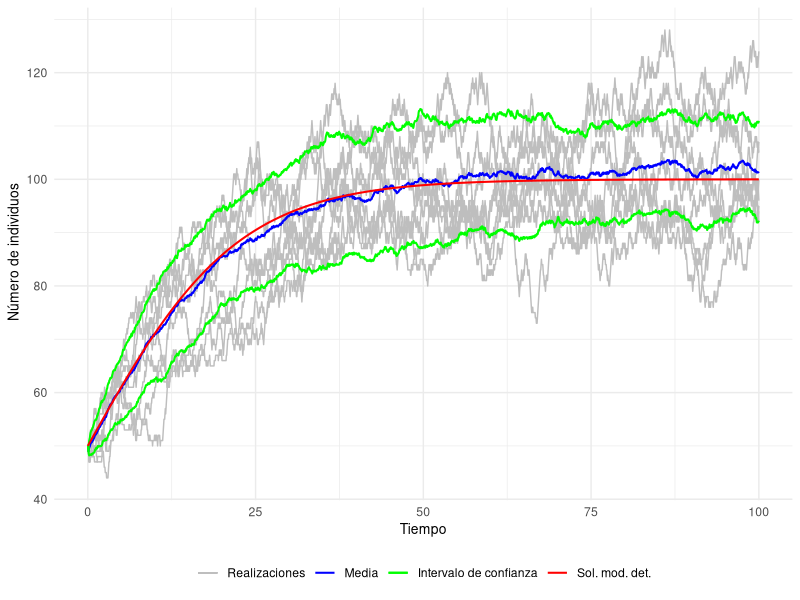

This figure's R source:
## ---- chunk 1
# La librería "deSolve" incluye funciones que resuelven ecuaciones diferenciales ordinarias
library("deSolve")
# Usaremos la librería "ggplot2" para imprimir gráficamente los resultados
library("ggplot2")
## ---- chunk 2
tiempo_exponencial <- function(a0){
  r1 <- runif(n=1,min=0,max=1)
  return((1/a0)*log(1/r1))
}
## ---- chunk 3
Logistica_EDO <- function(t,state,parameters){
  with(as.list(c(state, parameters)), { 
    dX <- r * X *(1-X/k)
    list(dX)
  })
}
## ---- chunk 4

Logistica1_Gillespie <- function(r,k,x0,t0,tf){
  
  # Variable espacial que almacena el estado del sistema en tras cada reacción
  x <- x0
  # Variable espacial
  x_actual <- x0
  
  # Controlamos la extinción mediante una variable lógica
  extincion <- FALSE
  
  # Variable temporal
  t <- t0
  # Variable que almacena todos los tiempos de reacción
  t_imprimir <- t0
  
  # Cálculo de las propensidades individuales y de la propensidad total  
  a <- c(r*x_actual,(r*x_actual*(x_actual-1))/2*k)
  a0 <- sum(a)

  while(t<tf){ 
    
    # Calculamos el siguiente tiempo de reacción
    t <- t+tiempo_exponencial(a0)
    # Almacenamos el siguiente tiempo de reacción
    t_imprimir <- c(t_imprimir, t)
    
    if(t == Inf){
      
      x_actual <- 0
    
    }else{
      
      # Calculamos la siguiente reacción
      r2 <- runif(n=1, min=0, max=1)
      
      if(a[1]>=r2*a0)
        x_actual <- x_actual + 1
      else
        x_actual <- x_actual - 1
      
      # Calculamos las propensidades individuales y la propensidad total
      a <- c(r*x_actual,r*x_actual*(x_actual-1)/k)
      a0 <- sum(a)
    
      }
  
  
    # Almacenamos el estado del sistema
    x <- c(x,x_actual)
  }
  
  
  # Si la población se extingue cambiamos la variable extincion a TRUE
  if(x_actual == 0)
     extincion <- TRUE
  
  datos <- data.frame(t_imprimir=t_imprimir, x_imprimir=x, row.names = NULL)
  
  # Devolvemos una lista que nos indica si se ha extinguido la población 
  # y una base de datos con la evolución temporal del sistema
  return(list(extincion = extincion, datos = datos))
}

## ---- chunk 5

# Cuando consideramos la media o el intervalo de confianza de un conjunto de 
# realizaciones tenemos que hacerlo para el estado del sistema en un conjunto 
# de tiempos de muestreo. Utilizamos esta función auxiliar.
funcion_t_muestreo <- function(t_muestreo,df){
  x <- df$x
  t <- df$t
  j <- 1
  x_muestreo <- x[1]
  for(i in 2:length(t_muestreo)){
    if(t_muestreo[i]>t[j] & j<length(x)){
      x_muestreo <- c(x_muestreo,x[j])
      j <- j+1
    }else{
      x_muestreo <- c(x_muestreo,x[j])
    }
    
  }
  
  return(x=x_muestreo)
}
## ---- chunk 6

r <- 0.09
k <- 100
x0 <- 50
t0 <- 0
int <- 0.05
tf <- 100
t_muestreo <- seq(t0,tf,by=int)

# Número de realizaciones a realizar
n_realizaciones <- 50

# Definimos la base de datos en la que almacenaremos los distintos estados
# del sistema para cada tiempo
datos <- data.frame(t_muestreo)
# Definimos el gráfico que vamos a utilizar
grafico <- ggplot(data = datos)

for (i in 1:n_realizaciones) {
  realizacion <- Logistica1_Gillespie(r,k,x0,t0,tf)
  if(realizacion$extincion)
    warning(paste("Extinción de la población en la realización ", i))
  df <- realizacion$datos
  x_muestreo <- funcion_t_muestreo(t_muestreo,df)
  datos <- cbind(datos,x_muestreo) 
  
  # Mostramos únicamente las 10 primeras realizaciones de las 50 totales
  if(i<=8){
    imprimir <- data.frame(t_muestreo=t_muestreo,x_muestreo=x_muestreo)
    grafico <- grafico + 
      geom_line(data = imprimir, aes(x = t_muestreo, y = x_muestreo, color="Realizaciones"))
  }
}

# Definimos la base de datos en la que vamos a almacenar la media y la desviación típica de las realizaciones
datos_est <- data.frame(t_muestreo)

# Calculamos la media y la desviación típica del conjunto de realizaciones
media <- rowMeans(datos[2:(n_realizaciones+1)])
media2 <- rowMeans(datos[2:(n_realizaciones+1)]^2)
desvtipica <- sqrt(media2-media^2)

# Añadimos los valores obtenidos para cada tiempo
datos_est <- cbind(datos_est, media, desvtipica)
## ---- chunk 7
parameter <- c(r,k)
state <- c(X=x0)
times <- t_muestreo

# Resolvemos la EDO usando la función ode() de la librería "deSolve"
out <- ode(y=state, times = times, func = Logistica_EDO, parms = parameter)

# Convertimos el resultado de la función a una base de datos para poder representarlo gráficamente
out <- data.frame(out)
## ---- chunk 8

grafico <- grafico + geom_line(lwd=0.7,data=datos_est,aes(x = t_muestreo, y = media,color="Media"))
grafico <- grafico + geom_line(lwd=0.7,data=datos_est,aes(x = t_muestreo, y = media-desvtipica,color="Intervalo de confianza"))
grafico <- grafico + geom_line(lwd=0.7,data=datos_est,aes(x = t_muestreo, y = media+desvtipica,color="Intervalo de confianza"))
grafico <- grafico + geom_line(lwd=0.7,data=out,aes(x = time, y = X,color="Sol. mod. det."))

grafico <- grafico +
   labs(x = "Tiempo", y = " Número de individuos") +
   theme_minimal() +
   theme(legend.title=element_blank(),legend.position = "bottom",
        axis.title.x = element_text(size = 10),  
        axis.title.y = element_text(size = 10)) +
   scale_color_manual(values = c("Realizaciones"="gray", "Media"="blue", "Intervalo de confianza"= "green", "Sol. mod. det." = "red"),
                      breaks = c("Realizaciones", "Media", "Intervalo de confianza", "Sol. mod. det."))

print(grafico)
